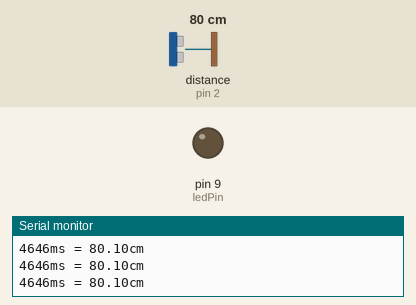
Recording of a sketch running on a simulated Arduino Uno, built with avr-gcc and run on an emulated ATmega328P. On the bench: output pins drawn as LEDs (lit = HIGH), the last lines printed to the serial monitor. Wiring (inferred from the names in the program): ultrasonic range finder: trigger pin 3; echo pin 2. The test bench sets the inputs (shaded band); at power-on: distance to the obstacle (sensor on pin 2) 80 cm. The echo pulse lasts 58.3 µs per cm; pins used as bus, display or sensor lines are not drawn.

Above: at 1.2 s.
1.3 s: distance to the obstacle (sensor on pin 2) set to 47 cm
4.3 s: distance to the obstacle (sensor on pin 2) set to 9 cm
5.8 s: distance to the obstacle (sensor on pin 2) set to 35 cm
At 7.0 s:
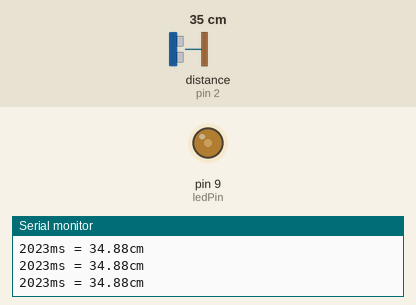
7.3 s: distance to the obstacle (sensor on pin 2) set to 18 cm
At 7.8 s:
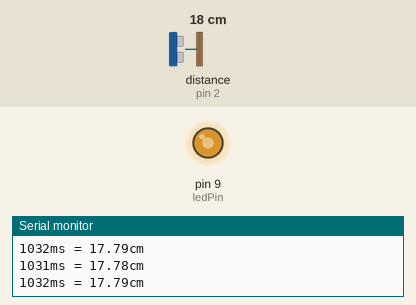
Timing chart, 0 to 9.8 s (numbered marks = the images above; inputs shaded):
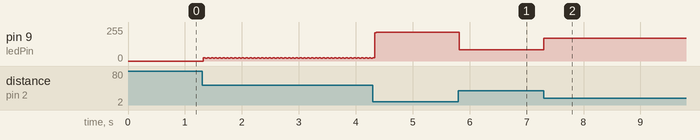

Measured:
- after the input at 1.3 s, pin 9 (ledPin): alternates 24/255 for 0.03 s and 22/255 for 0.03 s, starting at once
- after the input at 5.8 s, pin 9 (ledPin): 215/255 → 84/255 at once
- after the input at 7.3 s, pin 9 (ledPin): 84/255 → 170/255 at once

The sketch:

03_READ_SENSOR_PRINT_VALUE_LED_PWM.ino
```cpp
#include "Arduino.h"

int pingPin = 3; // pinul pe care dam senzorului comanda de masurare
int inPin = 2; // pinul pe care primim raspunsul de la senzor
int ledPin = 9; // led de semnalizare obstacol detectat
double prevReadingCm = 0; // previously read value in centimeters; we use it to remove errouneous readings

void setup() {
  Serial.begin(9600);
  pinMode(pingPin, OUTPUT);
  pinMode(inPin, INPUT);
  pinMode(ledPin, OUTPUT);
}

void loop() {
  long duration;
  double cm;

  duration = readSensorValue();

  cm = microsecondsToCentimeters(duration);

  // print: 2389ms = 41.19cm
  //              in baza 10;------v  sau simplu: String(duration)
  Serial.println(String(duration, 10) + "ms = " + String(cm) + "cm");
  // all the above prints: 2389ms = 41.19cm

  if (cm > 0) {
    if (abs(cm - prevReadingCm) > 100) {
      // is errouneous reading
      cm = prevReadingCm;
    } else {
      prevReadingCm = cm;
    }
  }

  if (cm > 0 && cm < 50) {
    // aprindem led-ul progresiv
    analogWrite(ledPin,  5 * (50 - cm) + 9); // tolerance +4cm min distance + 5 for max 255 output
  } else {
    analogWrite(ledPin, 0);
  }

  delay(30);
}

double microsecondsToCentimeters(long microseconds) {
  return (double) microseconds / (double) 58;
}

long readSensorValue() {
  trigerMeasurementSignal();

  // get the value returned by the sensor on port inPin
  return pulseIn(inPin, HIGH);

}

void trigerMeasurementSignal() {
  digitalWrite(pingPin, LOW);
  delayMicroseconds(2);
  digitalWrite(pingPin, HIGH);
  delayMicroseconds(10);
  digitalWrite(pingPin, LOW);
  delayMicroseconds(2);
}
```

sloeber.ino.cpp
```cpp
#ifdef __IN_ECLIPSE__
//This is a automatic generated file
//Please do not modify this file
//If you touch this file your change will be overwritten during the next build
//This file has been generated on 2018-03-31 11:00:43

#include "Arduino.h"
#include "Arduino.h"

void setup() ;
void loop() ;
double microsecondsToCentimeters(long microseconds) ;
long readSensorValue() ;
void trigerMeasurementSignal() ;

#include "03_READ_SENSOR_PRINT_VALUE_LED_PWM.ino"


#endif
```
